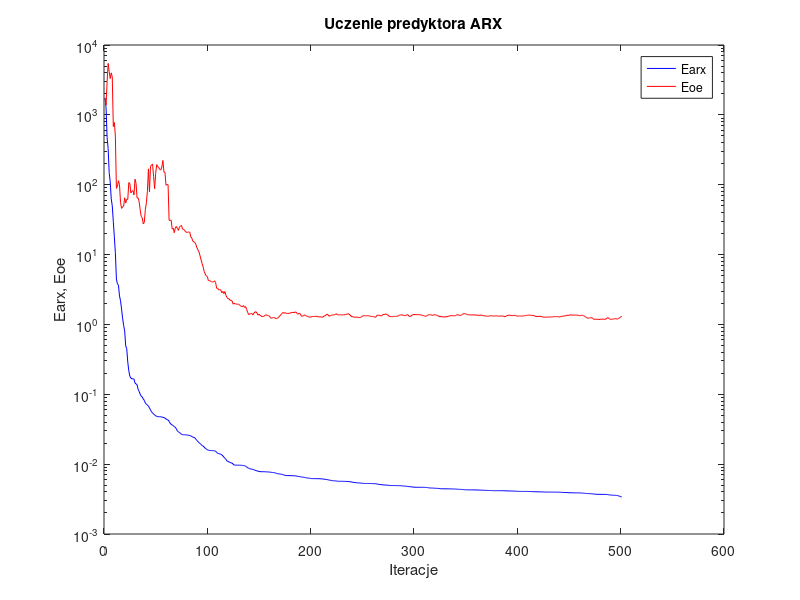
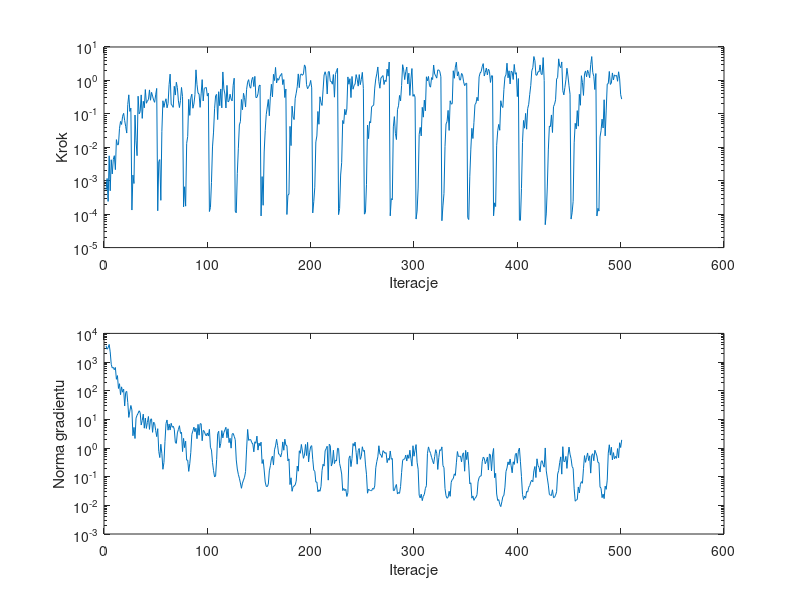

Reproduce these figures in MATLAB, in order.
%uczenie predyktora arx
clear all;
n=0; farx(n+1)=1.755357e+003; foe(n+1)=1.728523e+003; wspucz(n+1)=0.000000e+000; ng(n+1)=0.000000e+000;
%odnowa zmiennej metryki
n=1; farx(n+1)=1.256493e+003; foe(n+1)=1.381480e+003; krok(n+1)=5.276810e-004; ng(n+1)=3.668278e+003;
n=2; farx(n+1)=4.735874e+002; foe(n+1)=2.986920e+003; krok(n+1)=1.168511e-003; ng(n+1)=2.807104e+003;
n=3; farx(n+1)=3.296364e+002; foe(n+1)=5.444050e+003; krok(n+1)=2.407114e-004; ng(n+1)=3.148160e+003;
n=4; farx(n+1)=1.490076e+002; foe(n+1)=4.186896e+003; krok(n+1)=5.557598e-003; ng(n+1)=4.109048e+003;
n=5; farx(n+1)=1.106184e+002; foe(n+1)=3.307504e+003; krok(n+1)=5.005982e-004; ng(n+1)=2.260140e+003;
n=6; farx(n+1)=6.283891e+001; foe(n+1)=3.993811e+003; krok(n+1)=4.236653e-003; ng(n+1)=8.320992e+002;
n=7; farx(n+1)=4.971504e+001; foe(n+1)=3.493550e+003; krok(n+1)=1.597856e-003; ng(n+1)=6.183514e+002;
n=8; farx(n+1)=2.975062e+001; foe(n+1)=6.809765e+002; krok(n+1)=4.375565e-003; ng(n+1)=6.521191e+002;
n=9; farx(n+1)=1.793636e+001; foe(n+1)=7.805469e+002; krok(n+1)=5.608324e-003; ng(n+1)=5.416320e+002;
n=10; farx(n+1)=1.061763e+001; foe(n+1)=4.959349e+002; krok(n+1)=2.145173e-003; ng(n+1)=6.475347e+002;
n=11; farx(n+1)=4.460592e+000; foe(n+1)=8.871265e+001; krok(n+1)=1.694236e-002; ng(n+1)=2.501606e+002;
n=12; farx(n+1)=3.809429e+000; foe(n+1)=9.538480e+001; krok(n+1)=1.184956e-002; ng(n+1)=3.365334e+002;
n=13; farx(n+1)=3.647398e+000; foe(n+1)=1.139804e+002; krok(n+1)=1.199493e-002; ng(n+1)=1.198057e+002;
n=14; farx(n+1)=2.554419e+000; foe(n+1)=9.964009e+001; krok(n+1)=3.687011e-002; ng(n+1)=1.751679e+002;
n=15; farx(n+1)=2.182497e+000; foe(n+1)=5.562778e+001; krok(n+1)=5.945329e-002; ng(n+1)=7.250143e+001;
n=16; farx(n+1)=1.660291e+000; foe(n+1)=4.582449e+001; krok(n+1)=4.815335e-002; ng(n+1)=1.363989e+002;
n=17; farx(n+1)=1.229423e+000; foe(n+1)=4.820795e+001; krok(n+1)=8.472165e-002; ng(n+1)=8.869527e+001;
n=18; farx(n+1)=9.677806e-001; foe(n+1)=4.924937e+001; krok(n+1)=1.036127e-001; ng(n+1)=1.136735e+002;
n=19; farx(n+1)=8.080286e-001; foe(n+1)=6.499882e+001; krok(n+1)=6.299996e-002; ng(n+1)=2.926587e+001;
n=20; farx(n+1)=4.935194e-001; foe(n+1)=5.465491e+001; krok(n+1)=4.171622e-002; ng(n+1)=8.765790e+001;
n=21; farx(n+1)=4.488716e-001; foe(n+1)=6.202207e+001; krok(n+1)=2.667494e-002; ng(n+1)=9.481802e+001;
n=22; farx(n+1)=2.888923e-001; foe(n+1)=6.140059e+001; krok(n+1)=1.909506e-001; ng(n+1)=3.891829e+001;
n=23; farx(n+1)=2.171622e-001; foe(n+1)=1.074781e+002; krok(n+1)=3.706964e-001; ng(n+1)=1.170284e+001;
n=24; farx(n+1)=1.814361e-001; foe(n+1)=1.032010e+002; krok(n+1)=1.181740e-001; ng(n+1)=1.939415e+001;
n=25; farx(n+1)=1.703618e-001; foe(n+1)=7.629054e+001; krok(n+1)=1.482616e-001; ng(n+1)=3.053869e+001;
%odnowa zmiennej metryki
n=26; farx(n+1)=1.668841e-001; foe(n+1)=8.058033e+001; krok(n+1)=1.327259e-004; ng(n+1)=2.140778e+001;
n=27; farx(n+1)=1.664790e-001; foe(n+1)=8.259684e+001; krok(n+1)=1.476722e-003; ng(n+1)=2.682442e+000;
n=28; farx(n+1)=1.651486e-001; foe(n+1)=7.142925e+001; krok(n+1)=8.259539e-004; ng(n+1)=5.244727e+000;
n=29; farx(n+1)=1.447788e-001; foe(n+1)=1.200391e+002; krok(n+1)=9.228634e-002; ng(n+1)=2.151211e+000;
n=30; farx(n+1)=1.410296e-001; foe(n+1)=1.043420e+002; krok(n+1)=1.563153e-002; ng(n+1)=1.106161e+001;
n=31; farx(n+1)=1.364947e-001; foe(n+1)=6.473331e+001; krok(n+1)=5.608324e-003; ng(n+1)=1.394206e+001;
n=32; farx(n+1)=1.179236e-001; foe(n+1)=6.498200e+001; krok(n+1)=3.372291e-001; ng(n+1)=1.624691e+001;
n=33; farx(n+1)=1.096104e-001; foe(n+1)=5.722281e+001; krok(n+1)=1.001107e-001; ng(n+1)=1.998444e+001;
n=34; farx(n+1)=1.007190e-001; foe(n+1)=4.409929e+001; krok(n+1)=1.158784e-001; ng(n+1)=1.722100e+001;
n=35; farx(n+1)=9.394096e-002; foe(n+1)=3.514498e+001; krok(n+1)=3.691454e-001; ng(n+1)=6.355560e+000;
n=36; farx(n+1)=9.184881e-002; foe(n+1)=3.352505e+001; krok(n+1)=7.320182e-002; ng(n+1)=9.140874e+000;
n=37; farx(n+1)=8.564586e-002; foe(n+1)=2.749176e+001; krok(n+1)=2.381694e-001; ng(n+1)=1.521503e+001;
n=38; farx(n+1)=8.190347e-002; foe(n+1)=2.888936e+001; krok(n+1)=1.513424e-001; ng(n+1)=4.922394e+000;
n=39; farx(n+1)=7.509229e-002; foe(n+1)=4.401277e+001; krok(n+1)=5.327583e-001; ng(n+1)=1.114703e+001;
n=40; farx(n+1)=7.232941e-002; foe(n+1)=5.523093e+001; krok(n+1)=2.075249e-001; ng(n+1)=4.820314e+000;
n=41; farx(n+1)=6.996919e-002; foe(n+1)=8.045481e+001; krok(n+1)=2.454949e-001; ng(n+1)=7.822977e+000;
n=42; farx(n+1)=6.790106e-002; foe(n+1)=1.686368e+002; krok(n+1)=2.663792e-001; ng(n+1)=1.261653e+001;
n=43; farx(n+1)=6.374924e-002; foe(n+1)=7.855590e+001; krok(n+1)=5.203615e-001; ng(n+1)=4.472867e+000;
n=44; farx(n+1)=5.975452e-002; foe(n+1)=1.831721e+002; krok(n+1)=2.553603e-001; ng(n+1)=9.896792e+000;
n=45; farx(n+1)=5.622176e-002; foe(n+1)=1.905813e+002; krok(n+1)=4.400140e-001; ng(n+1)=1.043729e+001;
n=46; farx(n+1)=5.410743e-002; foe(n+1)=1.979125e+002; krok(n+1)=3.404866e-001; ng(n+1)=3.529560e+000;
n=47; farx(n+1)=5.212180e-002; foe(n+1)=1.313126e+002; krok(n+1)=2.601807e-001; ng(n+1)=7.966432e+000;
n=48; farx(n+1)=5.047517e-002; foe(n+1)=8.770532e+001; krok(n+1)=2.211882e-001; ng(n+1)=7.204521e+000;
n=49; farx(n+1)=4.950641e-002; foe(n+1)=1.460150e+002; krok(n+1)=3.691454e-001; ng(n+1)=4.144003e+000;
n=50; farx(n+1)=4.803076e-002; foe(n+1)=1.940775e+002; krok(n+1)=5.763255e-001; ng(n+1)=2.501982e+000;
%odnowa zmiennej metryki
n=51; farx(n+1)=4.786561e-002; foe(n+1)=1.818042e+002; krok(n+1)=1.263309e-004; ng(n+1)=4.736512e+000;
n=52; farx(n+1)=4.774916e-002; foe(n+1)=1.757714e+002; krok(n+1)=3.739948e-003; ng(n+1)=7.628784e-001;
n=53; farx(n+1)=4.769152e-002; foe(n+1)=1.646093e+002; krok(n+1)=4.289834e-003; ng(n+1)=4.644524e-001;
n=54; farx(n+1)=4.766853e-002; foe(n+1)=1.632532e+002; krok(n+1)=2.594055e-004; ng(n+1)=1.354696e+000;
n=55; farx(n+1)=4.713339e-002; foe(n+1)=1.788575e+002; krok(n+1)=2.992730e-002; ng(n+1)=6.388683e-001;
n=56; farx(n+1)=4.685390e-002; foe(n+1)=2.226657e+002; krok(n+1)=2.464282e-001; ng(n+1)=1.812568e-001;
n=57; farx(n+1)=4.631416e-002; foe(n+1)=1.511300e+002; krok(n+1)=1.559895e-001; ng(n+1)=3.115830e-001;
n=58; farx(n+1)=4.560828e-002; foe(n+1)=1.502302e+002; krok(n+1)=2.249366e-001; ng(n+1)=1.690597e+000;
n=59; farx(n+1)=4.441309e-002; foe(n+1)=9.811528e+001; krok(n+1)=2.828655e-001; ng(n+1)=7.195456e+000;
n=60; farx(n+1)=4.345727e-002; foe(n+1)=1.003713e+002; krok(n+1)=1.515816e-001; ng(n+1)=9.518336e+000;
n=61; farx(n+1)=4.289185e-002; foe(n+1)=1.004540e+002; krok(n+1)=2.032965e-001; ng(n+1)=4.190496e+000;
n=62; farx(n+1)=4.099131e-002; foe(n+1)=3.094458e+001; krok(n+1)=7.460858e-001; ng(n+1)=6.892794e+000;
n=63; farx(n+1)=3.850712e-002; foe(n+1)=3.081994e+001; krok(n+1)=1.541916e+000; ng(n+1)=4.244254e+000;
n=64; farx(n+1)=3.718065e-002; foe(n+1)=3.104951e+001; krok(n+1)=1.931257e-001; ng(n+1)=7.307549e+000;
n=65; farx(n+1)=3.640796e-002; foe(n+1)=2.320746e+001; krok(n+1)=1.778431e-001; ng(n+1)=5.296977e+000;
n=66; farx(n+1)=3.572298e-002; foe(n+1)=2.390595e+001; krok(n+1)=1.565625e-001; ng(n+1)=5.791145e+000;
n=67; farx(n+1)=3.447084e-002; foe(n+1)=2.056278e+001; krok(n+1)=6.674447e-001; ng(n+1)=4.534470e+000;
n=68; farx(n+1)=3.373147e-002; foe(n+1)=2.387179e+001; krok(n+1)=3.647485e-001; ng(n+1)=1.605876e+000;
n=69; farx(n+1)=3.199459e-002; foe(n+1)=2.528896e+001; krok(n+1)=8.823184e-001; ng(n+1)=1.452600e+000;
n=70; farx(n+1)=2.983177e-002; foe(n+1)=2.368762e+001; krok(n+1)=6.113321e-001; ng(n+1)=3.382147e+000;
n=71; farx(n+1)=2.902901e-002; foe(n+1)=2.220247e+001; krok(n+1)=2.436225e-001; ng(n+1)=4.441495e+000;
n=72; farx(n+1)=2.833849e-002; foe(n+1)=2.468723e+001; krok(n+1)=1.541897e-001; ng(n+1)=6.000855e+000;
n=73; farx(n+1)=2.767594e-002; foe(n+1)=2.554383e+001; krok(n+1)=2.507999e-001; ng(n+1)=3.235152e+000;
n=74; farx(n+1)=2.670031e-002; foe(n+1)=2.618680e+001; krok(n+1)=6.163806e-001; ng(n+1)=3.558858e+000;
n=75; farx(n+1)=2.638731e-002; foe(n+1)=2.315722e+001; krok(n+1)=3.278985e-001; ng(n+1)=7.507507e-001;
%odnowa zmiennej metryki
n=76; farx(n+1)=2.634704e-002; foe(n+1)=2.304746e+001; krok(n+1)=1.654388e-004; ng(n+1)=2.171911e+000;
n=77; farx(n+1)=2.630654e-002; foe(n+1)=2.210690e+001; krok(n+1)=6.603743e-004; ng(n+1)=1.032810e+000;
n=78; farx(n+1)=2.627760e-002; foe(n+1)=2.123865e+001; krok(n+1)=1.733806e-004; ng(n+1)=1.733758e+000;
n=79; farx(n+1)=2.618487e-002; foe(n+1)=2.073017e+001; krok(n+1)=1.311143e-002; ng(n+1)=3.762918e-001;
n=80; farx(n+1)=2.606453e-002; foe(n+1)=2.102226e+001; krok(n+1)=2.107682e-002; ng(n+1)=3.781432e-001;
n=81; farx(n+1)=2.583118e-002; foe(n+1)=2.098593e+001; krok(n+1)=2.725909e-001; ng(n+1)=1.531055e-001;
n=82; farx(n+1)=2.565035e-002; foe(n+1)=2.086657e+001; krok(n+1)=9.004374e-002; ng(n+1)=2.844731e-001;
n=83; farx(n+1)=2.531942e-002; foe(n+1)=1.794547e+001; krok(n+1)=3.003510e-001; ng(n+1)=7.088893e-001;
n=84; farx(n+1)=2.483902e-002; foe(n+1)=1.717690e+001; krok(n+1)=3.885953e-001; ng(n+1)=2.995428e+000;
n=85; farx(n+1)=2.433723e-002; foe(n+1)=1.555397e+001; krok(n+1)=1.471339e-001; ng(n+1)=3.960557e+000;
n=86; farx(n+1)=2.412490e-002; foe(n+1)=1.521365e+001; krok(n+1)=1.961845e-001; ng(n+1)=5.343665e+000;
n=87; farx(n+1)=2.377946e-002; foe(n+1)=1.485746e+001; krok(n+1)=3.730916e-001; ng(n+1)=3.703577e+000;
n=88; farx(n+1)=2.261101e-002; foe(n+1)=1.384202e+001; krok(n+1)=2.069805e+000; ng(n+1)=4.906337e+000;
n=89; farx(n+1)=2.180597e-002; foe(n+1)=1.245156e+001; krok(n+1)=7.461831e-001; ng(n+1)=2.115677e+000;
n=90; farx(n+1)=2.102377e-002; foe(n+1)=1.162049e+001; krok(n+1)=4.187571e-001; ng(n+1)=6.688964e+000;
n=91; farx(n+1)=2.028922e-002; foe(n+1)=1.084816e+001; krok(n+1)=3.923690e-001; ng(n+1)=2.798439e+000;
n=92; farx(n+1)=1.974620e-002; foe(n+1)=9.542586e+000; krok(n+1)=1.564519e-001; ng(n+1)=7.055734e+000;
n=93; farx(n+1)=1.911951e-002; foe(n+1)=8.314400e+000; krok(n+1)=3.963116e-001; ng(n+1)=7.015052e+000;
n=94; farx(n+1)=1.844010e-002; foe(n+1)=7.381757e+000; krok(n+1)=1.056270e+000; ng(n+1)=1.796546e+000;
n=95; farx(n+1)=1.814573e-002; foe(n+1)=6.616298e+000; krok(n+1)=2.436225e-001; ng(n+1)=4.120644e+000;
n=96; farx(n+1)=1.748248e-002; foe(n+1)=5.703976e+000; krok(n+1)=5.758050e-001; ng(n+1)=3.855219e+000;
n=97; farx(n+1)=1.686023e-002; foe(n+1)=5.248110e+000; krok(n+1)=6.002260e-001; ng(n+1)=3.043747e+000;
n=98; farx(n+1)=1.647414e-002; foe(n+1)=4.955585e+000; krok(n+1)=6.160336e-001; ng(n+1)=2.662593e+000;
n=99; farx(n+1)=1.610282e-002; foe(n+1)=4.844412e+000; krok(n+1)=3.404866e-001; ng(n+1)=3.345948e+000;
n=100; farx(n+1)=1.584004e-002; foe(n+1)=4.247944e+000; krok(n+1)=4.158012e-001; ng(n+1)=2.613402e+000;
%odnowa zmiennej metryki
n=101; farx(n+1)=1.569720e-002; foe(n+1)=4.246477e+000; krok(n+1)=1.198093e-004; ng(n+1)=4.481429e+000;
n=102; farx(n+1)=1.568776e-002; foe(n+1)=4.169439e+000; krok(n+1)=1.574580e-004; ng(n+1)=1.057672e+000;
n=103; farx(n+1)=1.565568e-002; foe(n+1)=4.087848e+000; krok(n+1)=8.931252e-004; ng(n+1)=8.584265e-001;
n=104; farx(n+1)=1.561815e-002; foe(n+1)=4.043690e+000; krok(n+1)=1.023953e-002; ng(n+1)=3.149309e-001;
n=105; farx(n+1)=1.557875e-002; foe(n+1)=4.072220e+000; krok(n+1)=2.847603e-002; ng(n+1)=1.624958e-001;
n=106; farx(n+1)=1.552449e-002; foe(n+1)=4.216797e+000; krok(n+1)=1.420059e-001; ng(n+1)=9.801876e-002;
n=107; farx(n+1)=1.537062e-002; foe(n+1)=3.998797e+000; krok(n+1)=3.485301e-001; ng(n+1)=1.050207e-001;
n=108; farx(n+1)=1.468181e-002; foe(n+1)=3.291351e+000; krok(n+1)=3.815505e-001; ng(n+1)=3.908602e-001;
n=109; farx(n+1)=1.432782e-002; foe(n+1)=3.284626e+000; krok(n+1)=6.741320e-002; ng(n+1)=3.164915e+000;
n=110; farx(n+1)=1.413738e-002; foe(n+1)=3.117696e+000; krok(n+1)=4.602673e-001; ng(n+1)=3.849027e+000;
n=111; farx(n+1)=1.404139e-002; foe(n+1)=3.143511e+000; krok(n+1)=1.755320e-001; ng(n+1)=1.021478e+000;
n=112; farx(n+1)=1.382257e-002; foe(n+1)=3.126832e+000; krok(n+1)=5.551463e-001; ng(n+1)=1.449751e+000;
n=113; farx(n+1)=1.361589e-002; foe(n+1)=2.833795e+000; krok(n+1)=1.509846e-001; ng(n+1)=4.066092e+000;
n=114; farx(n+1)=1.311146e-002; foe(n+1)=2.968758e+000; krok(n+1)=1.791582e+000; ng(n+1)=2.260640e+000;
n=115; farx(n+1)=1.261459e-002; foe(n+1)=2.758072e+000; krok(n+1)=5.563246e-001; ng(n+1)=3.487946e+000;
n=116; farx(n+1)=1.212338e-002; foe(n+1)=2.960359e+000; krok(n+1)=3.923690e-001; ng(n+1)=4.275635e+000;
n=117; farx(n+1)=1.173947e-002; foe(n+1)=2.603175e+000; krok(n+1)=1.500061e-001; ng(n+1)=5.291934e+000;
n=118; farx(n+1)=1.109916e-002; foe(n+1)=2.434833e+000; krok(n+1)=7.113726e-001; ng(n+1)=2.272284e+000;
n=119; farx(n+1)=1.094829e-002; foe(n+1)=2.333769e+000; krok(n+1)=2.292046e-001; ng(n+1)=4.695102e+000;
n=120; farx(n+1)=1.076646e-002; foe(n+1)=2.335387e+000; krok(n+1)=2.442288e-001; ng(n+1)=1.542746e+000;
n=121; farx(n+1)=1.057038e-002; foe(n+1)=2.218634e+000; krok(n+1)=3.870680e-001; ng(n+1)=2.196486e+000;
n=122; farx(n+1)=1.043797e-002; foe(n+1)=2.201860e+000; krok(n+1)=2.760258e-001; ng(n+1)=9.903122e-001;
n=123; farx(n+1)=1.033292e-002; foe(n+1)=2.168212e+000; krok(n+1)=2.442288e-001; ng(n+1)=3.053379e+000;
n=124; farx(n+1)=9.977628e-003; foe(n+1)=1.949935e+000; krok(n+1)=7.178655e-001; ng(n+1)=3.236419e+000;
n=125; farx(n+1)=9.706464e-003; foe(n+1)=2.018953e+000; krok(n+1)=1.164915e+000; ng(n+1)=2.558379e+000;
%odnowa zmiennej metryki
n=126; farx(n+1)=9.679297e-003; foe(n+1)=1.964437e+000; krok(n+1)=1.228120e-004; ng(n+1)=1.973537e+000;
n=127; farx(n+1)=9.678309e-003; foe(n+1)=1.958730e+000; krok(n+1)=1.098766e-004; ng(n+1)=3.834974e-001;
n=128; farx(n+1)=9.675379e-003; foe(n+1)=1.949682e+000; krok(n+1)=1.667309e-003; ng(n+1)=1.853259e-001;
n=129; farx(n+1)=9.669337e-003; foe(n+1)=1.945135e+000; krok(n+1)=9.016309e-003; ng(n+1)=1.206168e-001;
n=130; farx(n+1)=9.654280e-003; foe(n+1)=1.923084e+000; krok(n+1)=4.681906e-002; ng(n+1)=8.802030e-002;
n=131; farx(n+1)=9.643349e-003; foe(n+1)=1.850249e+000; krok(n+1)=5.851700e-002; ng(n+1)=6.030460e-002;
n=132; farx(n+1)=9.627511e-003; foe(n+1)=1.813726e+000; krok(n+1)=2.688700e-001; ng(n+1)=3.936075e-002;
n=133; farx(n+1)=9.605607e-003; foe(n+1)=1.781479e+000; krok(n+1)=1.328156e-001; ng(n+1)=5.975976e-002;
n=134; farx(n+1)=9.546540e-003; foe(n+1)=1.864975e+000; krok(n+1)=4.128102e-001; ng(n+1)=7.623070e-002;
n=135; farx(n+1)=9.475216e-003; foe(n+1)=1.753595e+000; krok(n+1)=3.047347e-001; ng(n+1)=9.531084e-002;
n=136; farx(n+1)=9.382627e-003; foe(n+1)=1.800793e+000; krok(n+1)=1.600146e-001; ng(n+1)=1.508063e-001;
n=137; farx(n+1)=9.144108e-003; foe(n+1)=1.649332e+000; krok(n+1)=5.422916e-001; ng(n+1)=9.178610e-001;
n=138; farx(n+1)=8.876010e-003; foe(n+1)=1.489047e+000; krok(n+1)=8.892951e-001; ng(n+1)=4.459374e+000;
n=139; farx(n+1)=8.731522e-003; foe(n+1)=1.378221e+000; krok(n+1)=1.054352e+000; ng(n+1)=1.844103e+000;
n=140; farx(n+1)=8.605880e-003; foe(n+1)=1.418204e+000; krok(n+1)=6.522451e-001; ng(n+1)=1.990261e+000;
n=141; farx(n+1)=8.547385e-003; foe(n+1)=1.423432e+000; krok(n+1)=5.856145e-001; ng(n+1)=1.956218e+000;
n=142; farx(n+1)=8.468924e-003; foe(n+1)=1.433105e+000; krok(n+1)=1.056325e+000; ng(n+1)=1.538634e+000;
n=143; farx(n+1)=8.397555e-003; foe(n+1)=1.370026e+000; krok(n+1)=1.239505e+000; ng(n+1)=1.396761e+000;
n=144; farx(n+1)=8.337668e-003; foe(n+1)=1.447231e+000; krok(n+1)=6.553300e-001; ng(n+1)=7.364459e-001;
n=145; farx(n+1)=8.169061e-003; foe(n+1)=1.501810e+000; krok(n+1)=1.324162e+000; ng(n+1)=1.658970e+000;
n=146; farx(n+1)=8.100290e-003; foe(n+1)=1.523075e+000; krok(n+1)=3.068907e-001; ng(n+1)=1.460313e+000;
n=147; farx(n+1)=7.995727e-003; foe(n+1)=1.456512e+000; krok(n+1)=3.096904e-001; ng(n+1)=2.602421e+000;
n=148; farx(n+1)=7.941052e-003; foe(n+1)=1.357984e+000; krok(n+1)=3.963116e-001; ng(n+1)=8.470540e-001;
n=149; farx(n+1)=7.875403e-003; foe(n+1)=1.402057e+000; krok(n+1)=6.807263e-001; ng(n+1)=1.493399e+000;
n=150; farx(n+1)=7.812631e-003; foe(n+1)=1.348796e+000; krok(n+1)=7.294970e-001; ng(n+1)=1.181565e+000;
%odnowa zmiennej metryki
n=151; farx(n+1)=7.800757e-003; foe(n+1)=1.323490e+000; krok(n+1)=8.836179e-005; ng(n+1)=1.605720e+000;
n=152; farx(n+1)=7.794979e-003; foe(n+1)=1.297992e+000; krok(n+1)=1.330026e-003; ng(n+1)=2.883563e-001;
n=153; farx(n+1)=7.793588e-003; foe(n+1)=1.303047e+000; krok(n+1)=1.842068e-004; ng(n+1)=3.966273e-001;
n=154; farx(n+1)=7.784174e-003; foe(n+1)=1.312269e+000; krok(n+1)=7.242402e-003; ng(n+1)=1.703019e-001;
n=155; farx(n+1)=7.774243e-003; foe(n+1)=1.355588e+000; krok(n+1)=3.172883e-002; ng(n+1)=6.515921e-002;
n=156; farx(n+1)=7.765582e-003; foe(n+1)=1.369418e+000; krok(n+1)=9.513510e-002; ng(n+1)=4.614437e-002;
n=157; farx(n+1)=7.747445e-003; foe(n+1)=1.353412e+000; krok(n+1)=1.600146e-001; ng(n+1)=4.489266e-002;
n=158; farx(n+1)=7.723154e-003; foe(n+1)=1.325014e+000; krok(n+1)=2.696528e-001; ng(n+1)=5.485769e-002;
n=159; farx(n+1)=7.708870e-003; foe(n+1)=1.324446e+000; krok(n+1)=8.764941e-002; ng(n+1)=1.600539e-001;
n=160; farx(n+1)=7.679330e-003; foe(n+1)=1.256323e+000; krok(n+1)=3.333343e-001; ng(n+1)=2.416677e-001;
n=161; farx(n+1)=7.622077e-003; foe(n+1)=1.223079e+000; krok(n+1)=7.676757e-001; ng(n+1)=4.219648e-001;
n=162; farx(n+1)=7.598940e-003; foe(n+1)=1.243406e+000; krok(n+1)=3.214238e-001; ng(n+1)=5.209932e-001;
n=163; farx(n+1)=7.578795e-003; foe(n+1)=1.253942e+000; krok(n+1)=1.522431e+000; ng(n+1)=2.549102e-001;
n=164; farx(n+1)=7.550439e-003; foe(n+1)=1.255175e+000; krok(n+1)=9.927086e-001; ng(n+1)=8.676256e-001;
n=165; farx(n+1)=7.452568e-003; foe(n+1)=1.211932e+000; krok(n+1)=2.446161e+000; ng(n+1)=1.178727e+000;
n=166; farx(n+1)=7.367633e-003; foe(n+1)=1.212818e+000; krok(n+1)=8.377756e-001; ng(n+1)=2.020230e+000;
n=167; farx(n+1)=7.304775e-003; foe(n+1)=1.230470e+000; krok(n+1)=1.146483e+000; ng(n+1)=1.226419e+000;
n=168; farx(n+1)=7.268457e-003; foe(n+1)=1.265214e+000; krok(n+1)=1.015323e+000; ng(n+1)=6.160413e-001;
n=169; farx(n+1)=7.230667e-003; foe(n+1)=1.314302e+000; krok(n+1)=1.307567e+000; ng(n+1)=5.978647e-001;
n=170; farx(n+1)=7.198125e-003; foe(n+1)=1.371492e+000; krok(n+1)=1.447720e+000; ng(n+1)=4.857566e-001;
n=171; farx(n+1)=7.156307e-003; foe(n+1)=1.420338e+000; krok(n+1)=1.616601e+000; ng(n+1)=6.837130e-001;
n=172; farx(n+1)=7.086686e-003; foe(n+1)=1.482692e+000; krok(n+1)=7.491049e-001; ng(n+1)=1.635325e+000;
n=173; farx(n+1)=6.990311e-003; foe(n+1)=1.447252e+000; krok(n+1)=1.062525e+000; ng(n+1)=8.356330e-001;
n=174; farx(n+1)=6.925001e-003; foe(n+1)=1.476236e+000; krok(n+1)=3.081903e-001; ng(n+1)=2.033875e+000;
n=175; farx(n+1)=6.868228e-003; foe(n+1)=1.443024e+000; krok(n+1)=5.535078e-001; ng(n+1)=1.259049e+000;
%odnowa zmiennej metryki
n=176; farx(n+1)=6.860018e-003; foe(n+1)=1.440320e+000; krok(n+1)=9.776439e-005; ng(n+1)=1.205599e+000;
n=177; farx(n+1)=6.856925e-003; foe(n+1)=1.441541e+000; krok(n+1)=3.716872e-004; ng(n+1)=3.538760e-001;
n=178; farx(n+1)=6.852599e-003; foe(n+1)=1.437260e+000; krok(n+1)=3.968650e-004; ng(n+1)=4.190685e-001;
n=179; farx(n+1)=6.845332e-003; foe(n+1)=1.457755e+000; krok(n+1)=4.226038e-002; ng(n+1)=5.299904e-002;
n=180; farx(n+1)=6.841215e-003; foe(n+1)=1.468520e+000; krok(n+1)=1.121665e-002; ng(n+1)=9.162629e-002;
n=181; farx(n+1)=6.832716e-003; foe(n+1)=1.480683e+000; krok(n+1)=1.702433e-001; ng(n+1)=3.092914e-002;
n=182; farx(n+1)=6.825325e-003; foe(n+1)=1.492679e+000; krok(n+1)=8.044705e-002; ng(n+1)=4.489182e-002;
n=183; farx(n+1)=6.819072e-003; foe(n+1)=1.469993e+000; krok(n+1)=6.739301e-002; ng(n+1)=4.718946e-002;
n=184; farx(n+1)=6.794626e-003; foe(n+1)=1.511376e+000; krok(n+1)=2.857025e-001; ng(n+1)=5.160090e-002;
n=185; farx(n+1)=6.773643e-003; foe(n+1)=1.497193e+000; krok(n+1)=4.147513e-001; ng(n+1)=7.000631e-002;
n=186; farx(n+1)=6.715736e-003; foe(n+1)=1.419916e+000; krok(n+1)=6.477968e-001; ng(n+1)=2.340264e-001;
n=187; farx(n+1)=6.674301e-003; foe(n+1)=1.404624e+000; krok(n+1)=1.566431e+000; ng(n+1)=1.556198e-001;
n=188; farx(n+1)=6.645742e-003; foe(n+1)=1.456591e+000; krok(n+1)=6.083508e-001; ng(n+1)=8.032948e-001;
n=189; farx(n+1)=6.607372e-003; foe(n+1)=1.408902e+000; krok(n+1)=1.443163e+000; ng(n+1)=6.544560e-001;
n=190; farx(n+1)=6.551763e-003; foe(n+1)=1.313151e+000; krok(n+1)=1.569476e+000; ng(n+1)=1.333766e+000;
n=191; farx(n+1)=6.529762e-003; foe(n+1)=1.309130e+000; krok(n+1)=1.420334e+000; ng(n+1)=7.855364e-001;
n=192; farx(n+1)=6.508603e-003; foe(n+1)=1.335075e+000; krok(n+1)=1.569476e+000; ng(n+1)=4.373935e-001;
n=193; farx(n+1)=6.461875e-003; foe(n+1)=1.371997e+000; krok(n+1)=2.908669e+000; ng(n+1)=5.700041e-001;
n=194; farx(n+1)=6.399019e-003; foe(n+1)=1.337866e+000; krok(n+1)=2.524119e+000; ng(n+1)=1.331863e+000;
n=195; farx(n+1)=6.363214e-003; foe(n+1)=1.325603e+000; krok(n+1)=7.461831e-001; ng(n+1)=5.468502e-001;
n=196; farx(n+1)=6.330836e-003; foe(n+1)=1.296278e+000; krok(n+1)=5.636152e-001; ng(n+1)=1.573495e+000;
n=197; farx(n+1)=6.304545e-003; foe(n+1)=1.289076e+000; krok(n+1)=6.522451e-001; ng(n+1)=3.282484e-001;
n=198; farx(n+1)=6.282606e-003; foe(n+1)=1.268309e+000; krok(n+1)=7.238398e-001; ng(n+1)=7.172633e-001;
n=199; farx(n+1)=6.241129e-003; foe(n+1)=1.269169e+000; krok(n+1)=1.001473e+000; ng(n+1)=1.126884e+000;
n=200; farx(n+1)=6.204388e-003; foe(n+1)=1.298561e+000; krok(n+1)=5.988308e-001; ng(n+1)=1.211691e+000;
%odnowa zmiennej metryki
n=201; farx(n+1)=6.203226e-003; foe(n+1)=1.298934e+000; krok(n+1)=1.089132e-004; ng(n+1)=4.036778e-001;
n=202; farx(n+1)=6.202851e-003; foe(n+1)=1.299608e+000; krok(n+1)=2.361618e-004; ng(n+1)=1.677188e-001;
n=203; farx(n+1)=6.201919e-003; foe(n+1)=1.299881e+000; krok(n+1)=6.399708e-004; ng(n+1)=1.551460e-001;
n=204; farx(n+1)=6.199126e-003; foe(n+1)=1.305992e+000; krok(n+1)=1.448480e-002; ng(n+1)=6.445509e-002;
n=205; farx(n+1)=6.195223e-003; foe(n+1)=1.306807e+000; krok(n+1)=2.183177e-002; ng(n+1)=6.545521e-002;
n=206; farx(n+1)=6.190594e-003; foe(n+1)=1.288279e+000; krok(n+1)=1.178633e-001; ng(n+1)=2.974662e-002;
n=207; farx(n+1)=6.187793e-003; foe(n+1)=1.292260e+000; krok(n+1)=4.879939e-002; ng(n+1)=3.482450e-002;
n=208; farx(n+1)=6.174226e-003; foe(n+1)=1.268238e+000; krok(n+1)=3.238984e-001; ng(n+1)=3.092585e-002;
n=209; farx(n+1)=6.161458e-003; foe(n+1)=1.289924e+000; krok(n+1)=2.176076e-001; ng(n+1)=4.593506e-002;
n=210; farx(n+1)=6.150105e-003; foe(n+1)=1.267663e+000; krok(n+1)=1.778431e-001; ng(n+1)=1.630089e-001;
n=211; farx(n+1)=6.136072e-003; foe(n+1)=1.277526e+000; krok(n+1)=5.189310e-001; ng(n+1)=2.722838e-001;
n=212; farx(n+1)=6.091855e-003; foe(n+1)=1.317042e+000; krok(n+1)=1.454334e+000; ng(n+1)=2.342129e-001;
n=213; farx(n+1)=6.060105e-003; foe(n+1)=1.332996e+000; krok(n+1)=1.814761e+000; ng(n+1)=7.991273e-001;
n=214; farx(n+1)=6.031186e-003; foe(n+1)=1.374057e+000; krok(n+1)=1.386016e+000; ng(n+1)=9.509059e-001;
n=215; farx(n+1)=6.009164e-003; foe(n+1)=1.402183e+000; krok(n+1)=3.923690e-001; ng(n+1)=1.152649e+000;
n=216; farx(n+1)=5.971799e-003; foe(n+1)=1.362283e+000; krok(n+1)=1.800219e+000; ng(n+1)=7.578991e-002;
n=217; farx(n+1)=5.915883e-003; foe(n+1)=1.308496e+000; krok(n+1)=1.841069e+000; ng(n+1)=1.353408e+000;
n=218; farx(n+1)=5.864562e-003; foe(n+1)=1.338270e+000; krok(n+1)=9.372047e-001; ng(n+1)=1.204183e+000;
n=219; farx(n+1)=5.828478e-003; foe(n+1)=1.355696e+000; krok(n+1)=9.282331e-001; ng(n+1)=2.355066e-001;
n=220; farx(n+1)=5.801099e-003; foe(n+1)=1.363749e+000; krok(n+1)=7.709580e-001; ng(n+1)=3.003055e-001;
n=221; farx(n+1)=5.779067e-003; foe(n+1)=1.374505e+000; krok(n+1)=1.498210e+000; ng(n+1)=8.374245e-001;
n=222; farx(n+1)=5.774955e-003; foe(n+1)=1.371074e+000; krok(n+1)=3.155149e-001; ng(n+1)=2.862109e-001;
n=223; farx(n+1)=5.761374e-003; foe(n+1)=1.394934e+000; krok(n+1)=1.509022e+000; ng(n+1)=3.789567e-001;
n=224; farx(n+1)=5.737424e-003; foe(n+1)=1.422556e+000; krok(n+1)=1.953830e+000; ng(n+1)=3.515636e-001;
n=225; farx(n+1)=5.689915e-003; foe(n+1)=1.370152e+000; krok(n+1)=2.301105e+000; ng(n+1)=9.815658e-001;
%odnowa zmiennej metryki
n=226; farx(n+1)=5.685735e-003; foe(n+1)=1.374293e+000; krok(n+1)=9.677161e-005; ng(n+1)=9.626172e-001;
n=227; farx(n+1)=5.685136e-003; foe(n+1)=1.377030e+000; krok(n+1)=1.471428e-004; ng(n+1)=2.895398e-001;
n=228; farx(n+1)=5.682780e-003; foe(n+1)=1.371955e+000; krok(n+1)=1.478815e-003; ng(n+1)=1.995251e-001;
n=229; farx(n+1)=5.679908e-003; foe(n+1)=1.365570e+000; krok(n+1)=3.475168e-003; ng(n+1)=1.238266e-001;
n=230; farx(n+1)=5.676343e-003; foe(n+1)=1.374160e+000; krok(n+1)=6.345427e-002; ng(n+1)=3.266563e-002;
n=231; farx(n+1)=5.672900e-003; foe(n+1)=1.366992e+000; krok(n+1)=5.104106e-002; ng(n+1)=3.878070e-002;
n=232; farx(n+1)=5.667400e-003; foe(n+1)=1.381816e+000; krok(n+1)=1.370460e-001; ng(n+1)=3.267422e-002;
n=233; farx(n+1)=5.660658e-003; foe(n+1)=1.387680e+000; krok(n+1)=9.363811e-002; ng(n+1)=3.624972e-002;
n=234; farx(n+1)=5.658373e-003; foe(n+1)=1.409840e+000; krok(n+1)=1.400181e-001; ng(n+1)=2.041967e-002;
n=235; farx(n+1)=5.643226e-003; foe(n+1)=1.415840e+000; krok(n+1)=1.273593e+000; ng(n+1)=2.734978e-002;
n=236; farx(n+1)=5.630551e-003; foe(n+1)=1.408063e+000; krok(n+1)=7.679697e-001; ng(n+1)=4.318532e-001;
n=237; farx(n+1)=5.597167e-003; foe(n+1)=1.372710e+000; krok(n+1)=1.127230e+000; ng(n+1)=5.313031e-001;
n=238; farx(n+1)=5.574219e-003; foe(n+1)=1.316922e+000; krok(n+1)=3.064368e-001; ng(n+1)=2.244281e-001;
n=239; farx(n+1)=5.540244e-003; foe(n+1)=1.286363e+000; krok(n+1)=1.315187e+000; ng(n+1)=4.279111e-001;
n=240; farx(n+1)=5.496422e-003; foe(n+1)=1.291731e+000; krok(n+1)=5.450576e-001; ng(n+1)=1.436266e+000;
n=241; farx(n+1)=5.472808e-003; foe(n+1)=1.272400e+000; krok(n+1)=7.011953e-001; ng(n+1)=1.165675e+000;
n=242; farx(n+1)=5.448442e-003; foe(n+1)=1.266519e+000; krok(n+1)=7.748658e-001; ng(n+1)=1.613236e+000;
n=243; farx(n+1)=5.421778e-003; foe(n+1)=1.275657e+000; krok(n+1)=1.492366e+000; ng(n+1)=7.059932e-001;
n=244; farx(n+1)=5.406586e-003; foe(n+1)=1.273947e+000; krok(n+1)=1.090115e+000; ng(n+1)=2.730009e-001;
n=245; farx(n+1)=5.395485e-003; foe(n+1)=1.257993e+000; krok(n+1)=6.744582e-001; ng(n+1)=8.299219e-001;
n=246; farx(n+1)=5.376860e-003; foe(n+1)=1.255341e+000; krok(n+1)=1.495995e+000; ng(n+1)=9.651138e-001;
n=247; farx(n+1)=5.366316e-003; foe(n+1)=1.262850e+000; krok(n+1)=7.461831e-001; ng(n+1)=4.018210e-001;
n=248; farx(n+1)=5.349908e-003; foe(n+1)=1.275247e+000; krok(n+1)=1.068393e+000; ng(n+1)=5.095508e-001;
n=249; farx(n+1)=5.321451e-003; foe(n+1)=1.300087e+000; krok(n+1)=1.741449e+000; ng(n+1)=1.107809e+000;
n=250; farx(n+1)=5.298750e-003; foe(n+1)=1.339247e+000; krok(n+1)=5.680238e-001; ng(n+1)=7.689006e-001;
%odnowa zmiennej metryki
n=251; farx(n+1)=5.293505e-003; foe(n+1)=1.330409e+000; krok(n+1)=1.001340e-004; ng(n+1)=8.329845e-001;
n=252; farx(n+1)=5.292978e-003; foe(n+1)=1.330026e+000; krok(n+1)=1.116407e-004; ng(n+1)=2.744733e-001;
n=253; farx(n+1)=5.292104e-003; foe(n+1)=1.330432e+000; krok(n+1)=7.601488e-004; ng(n+1)=1.218301e-001;
n=254; farx(n+1)=5.290509e-003; foe(n+1)=1.334571e+000; krok(n+1)=4.614317e-002; ng(n+1)=2.650861e-002;
n=255; farx(n+1)=5.289310e-003; foe(n+1)=1.333827e+000; krok(n+1)=1.813820e-002; ng(n+1)=3.696564e-002;
n=256; farx(n+1)=5.286155e-003; foe(n+1)=1.314184e+000; krok(n+1)=5.893163e-002; ng(n+1)=3.361519e-002;
n=257; farx(n+1)=5.283323e-003; foe(n+1)=1.309293e+000; krok(n+1)=5.360061e-002; ng(n+1)=3.282083e-002;
n=258; farx(n+1)=5.275953e-003; foe(n+1)=1.293974e+000; krok(n+1)=1.634459e-001; ng(n+1)=3.238040e-002;
n=259; farx(n+1)=5.268211e-003; foe(n+1)=1.307063e+000; krok(n+1)=1.732520e-001; ng(n+1)=3.936348e-002;
n=260; farx(n+1)=5.264962e-003; foe(n+1)=1.286935e+000; krok(n+1)=1.845727e-001; ng(n+1)=3.645069e-002;
n=261; farx(n+1)=5.254139e-003; foe(n+1)=1.271558e+000; krok(n+1)=5.894966e-001; ng(n+1)=4.751805e-002;
n=262; farx(n+1)=5.241899e-003; foe(n+1)=1.266139e+000; krok(n+1)=1.114151e+000; ng(n+1)=2.042460e-001;
n=263; farx(n+1)=5.205405e-003; foe(n+1)=1.349669e+000; krok(n+1)=1.566431e+000; ng(n+1)=3.389265e-001;
n=264; farx(n+1)=5.153139e-003; foe(n+1)=1.359731e+000; krok(n+1)=2.525822e+000; ng(n+1)=4.920736e-001;
n=265; farx(n+1)=5.134115e-003; foe(n+1)=1.346713e+000; krok(n+1)=9.270274e-001; ng(n+1)=1.200640e+000;
n=266; farx(n+1)=5.117491e-003; foe(n+1)=1.349723e+000; krok(n+1)=5.842182e-001; ng(n+1)=6.200958e-001;
n=267; farx(n+1)=5.098029e-003; foe(n+1)=1.322880e+000; krok(n+1)=1.183928e+000; ng(n+1)=5.681771e-001;
n=268; farx(n+1)=5.077591e-003; foe(n+1)=1.341167e+000; krok(n+1)=1.289896e+000; ng(n+1)=4.679674e-001;
n=269; farx(n+1)=5.053269e-003; foe(n+1)=1.387097e+000; krok(n+1)=1.397233e+000; ng(n+1)=8.094917e-001;
n=270; farx(n+1)=5.035886e-003; foe(n+1)=1.386039e+000; krok(n+1)=7.536472e-001; ng(n+1)=7.323846e-001;
n=271; farx(n+1)=5.026837e-003; foe(n+1)=1.399387e+000; krok(n+1)=1.021441e+000; ng(n+1)=6.508895e-001;
n=272; farx(n+1)=5.020430e-003; foe(n+1)=1.404278e+000; krok(n+1)=9.205345e-001; ng(n+1)=6.917548e-001;
n=273; farx(n+1)=5.007834e-003; foe(n+1)=1.384338e+000; krok(n+1)=2.180230e+000; ng(n+1)=3.090848e-001;
n=274; farx(n+1)=4.995386e-003; foe(n+1)=1.357747e+000; krok(n+1)=1.341860e+000; ng(n+1)=4.365679e-001;
n=275; farx(n+1)=4.948789e-003; foe(n+1)=1.304358e+000; krok(n+1)=3.557180e+000; ng(n+1)=3.760579e-001;
%odnowa zmiennej metryki
n=276; farx(n+1)=4.945144e-003; foe(n+1)=1.301689e+000; krok(n+1)=8.904993e-005; ng(n+1)=7.887540e-001;
n=277; farx(n+1)=4.942711e-003; foe(n+1)=1.290621e+000; krok(n+1)=2.915196e-004; ng(n+1)=4.058055e-001;
n=278; farx(n+1)=4.940101e-003; foe(n+1)=1.292063e+000; krok(n+1)=2.676681e-004; ng(n+1)=4.333524e-001;
n=279; farx(n+1)=4.937951e-003; foe(n+1)=1.303888e+000; krok(n+1)=4.076532e-002; ng(n+1)=3.270453e-002;
n=280; farx(n+1)=4.934146e-003; foe(n+1)=1.301798e+000; krok(n+1)=8.268560e-002; ng(n+1)=3.287510e-002;
n=281; farx(n+1)=4.931813e-003; foe(n+1)=1.305589e+000; krok(n+1)=2.592196e-002; ng(n+1)=4.463506e-002;
n=282; farx(n+1)=4.929610e-003; foe(n+1)=1.307847e+000; krok(n+1)=1.703693e-002; ng(n+1)=5.343068e-002;
n=283; farx(n+1)=4.926205e-003; foe(n+1)=1.310783e+000; krok(n+1)=1.331896e-001; ng(n+1)=2.485378e-002;
n=284; farx(n+1)=4.923205e-003; foe(n+1)=1.335157e+000; krok(n+1)=1.738735e-001; ng(n+1)=2.813340e-002;
n=285; farx(n+1)=4.919614e-003; foe(n+1)=1.363560e+000; krok(n+1)=3.556863e-001; ng(n+1)=2.617787e-002;
n=286; farx(n+1)=4.914315e-003; foe(n+1)=1.364756e+000; krok(n+1)=2.442288e-001; ng(n+1)=4.522487e-002;
n=287; farx(n+1)=4.903077e-003; foe(n+1)=1.381583e+000; krok(n+1)=7.101669e-001; ng(n+1)=1.396781e-001;
n=288; farx(n+1)=4.871690e-003; foe(n+1)=1.354469e+000; krok(n+1)=2.953163e+000; ng(n+1)=3.744441e-001;
n=289; farx(n+1)=4.858727e-003; foe(n+1)=1.343915e+000; krok(n+1)=2.067462e+000; ng(n+1)=4.062017e-001;
n=290; farx(n+1)=4.853511e-003; foe(n+1)=1.328926e+000; krok(n+1)=1.056270e+000; ng(n+1)=4.121209e-001;
n=291; farx(n+1)=4.839613e-003; foe(n+1)=1.344083e+000; krok(n+1)=1.817806e+000; ng(n+1)=5.670489e-001;
n=292; farx(n+1)=4.815741e-003; foe(n+1)=1.376837e+000; krok(n+1)=2.511202e+000; ng(n+1)=3.522542e-001;
n=293; farx(n+1)=4.797556e-003; foe(n+1)=1.377498e+000; krok(n+1)=7.847380e-001; ng(n+1)=5.799364e-001;
n=294; farx(n+1)=4.766516e-003; foe(n+1)=1.320167e+000; krok(n+1)=1.650428e+000; ng(n+1)=4.348734e-001;
n=295; farx(n+1)=4.756948e-003; foe(n+1)=1.297086e+000; krok(n+1)=3.556863e-001; ng(n+1)=8.385997e-001;
n=296; farx(n+1)=4.741017e-003; foe(n+1)=1.311627e+000; krok(n+1)=1.107016e+000; ng(n+1)=4.274130e-001;
n=297; farx(n+1)=4.712858e-003; foe(n+1)=1.357784e+000; krok(n+1)=2.267028e+000; ng(n+1)=2.342225e-001;
n=298; farx(n+1)=4.697390e-003; foe(n+1)=1.381789e+000; krok(n+1)=3.340461e-001; ng(n+1)=1.200750e+000;
n=299; farx(n+1)=4.684836e-003; foe(n+1)=1.384688e+000; krok(n+1)=3.819429e-001; ng(n+1)=5.169631e-001;
n=300; farx(n+1)=4.673254e-003; foe(n+1)=1.385036e+000; krok(n+1)=3.161324e-001; ng(n+1)=8.291290e-001;
%odnowa zmiennej metryki
n=301; farx(n+1)=4.666969e-003; foe(n+1)=1.378756e+000; krok(n+1)=7.130722e-005; ng(n+1)=1.317390e+000;
n=302; farx(n+1)=4.666310e-003; foe(n+1)=1.381420e+000; krok(n+1)=1.241749e-004; ng(n+1)=3.188414e-001;
n=303; farx(n+1)=4.665404e-003; foe(n+1)=1.376230e+000; krok(n+1)=6.052069e-004; ng(n+1)=1.825879e-001;
n=304; farx(n+1)=4.664782e-003; foe(n+1)=1.379600e+000; krok(n+1)=2.428721e-002; ng(n+1)=2.262148e-002;
n=305; farx(n+1)=4.664262e-003; foe(n+1)=1.373633e+000; krok(n+1)=3.941187e-002; ng(n+1)=1.814606e-002;
n=306; farx(n+1)=4.663605e-003; foe(n+1)=1.364524e+000; krok(n+1)=2.191235e-002; ng(n+1)=2.450810e-002;
n=307; farx(n+1)=4.662193e-003; foe(n+1)=1.349207e+000; krok(n+1)=1.569501e-001; ng(n+1)=1.460710e-002;
n=308; farx(n+1)=4.659910e-003; foe(n+1)=1.338906e+000; krok(n+1)=7.964480e-002; ng(n+1)=2.097270e-002;
n=309; farx(n+1)=4.653200e-003; foe(n+1)=1.324656e+000; krok(n+1)=2.577175e-001; ng(n+1)=2.390419e-002;
n=310; farx(n+1)=4.650438e-003; foe(n+1)=1.306412e+000; krok(n+1)=1.230771e-001; ng(n+1)=3.898979e-002;
n=311; farx(n+1)=4.635801e-003; foe(n+1)=1.312145e+000; krok(n+1)=1.285695e+000; ng(n+1)=4.825615e-002;
n=312; farx(n+1)=4.619015e-003; foe(n+1)=1.352000e+000; krok(n+1)=9.709553e-001; ng(n+1)=6.346726e-001;
n=313; farx(n+1)=4.584331e-003; foe(n+1)=1.370194e+000; krok(n+1)=1.315598e+000; ng(n+1)=1.094951e+000;
n=314; farx(n+1)=4.569984e-003; foe(n+1)=1.379520e+000; krok(n+1)=6.930078e-001; ng(n+1)=8.085859e-001;
n=315; farx(n+1)=4.556328e-003; foe(n+1)=1.373142e+000; krok(n+1)=6.287558e-001; ng(n+1)=6.514533e-001;
n=316; farx(n+1)=4.548525e-003; foe(n+1)=1.364253e+000; krok(n+1)=1.216287e+000; ng(n+1)=4.744009e-001;
n=317; farx(n+1)=4.543774e-003; foe(n+1)=1.344057e+000; krok(n+1)=1.065517e+000; ng(n+1)=3.599956e-001;
n=318; farx(n+1)=4.536157e-003; foe(n+1)=1.364684e+000; krok(n+1)=2.891506e+000; ng(n+1)=2.821610e-001;
n=319; farx(n+1)=4.523014e-003; foe(n+1)=1.388328e+000; krok(n+1)=1.552709e+000; ng(n+1)=4.985759e-001;
n=320; farx(n+1)=4.512456e-003; foe(n+1)=1.361991e+000; krok(n+1)=1.374295e+000; ng(n+1)=8.752404e-001;
n=321; farx(n+1)=4.506664e-003; foe(n+1)=1.351385e+000; krok(n+1)=1.171229e+000; ng(n+1)=6.603267e-001;
n=322; farx(n+1)=4.499823e-003; foe(n+1)=1.327426e+000; krok(n+1)=2.061740e+000; ng(n+1)=1.788915e-001;
n=323; farx(n+1)=4.490954e-003; foe(n+1)=1.321576e+000; krok(n+1)=2.046326e+000; ng(n+1)=4.659803e-001;
n=324; farx(n+1)=4.465561e-003; foe(n+1)=1.281262e+000; krok(n+1)=1.841069e+000; ng(n+1)=8.752962e-001;
n=325; farx(n+1)=4.440588e-003; foe(n+1)=1.309052e+000; krok(n+1)=1.287153e+000; ng(n+1)=8.196608e-001;
%odnowa zmiennej metryki
n=326; farx(n+1)=4.435755e-003; foe(n+1)=1.289113e+000; krok(n+1)=6.352069e-005; ng(n+1)=1.096237e+000;
n=327; farx(n+1)=4.435105e-003; foe(n+1)=1.282204e+000; krok(n+1)=1.767187e-004; ng(n+1)=2.432504e-001;
n=328; farx(n+1)=4.434099e-003; foe(n+1)=1.279549e+000; krok(n+1)=4.110321e-004; ng(n+1)=2.087284e-001;
n=329; farx(n+1)=4.433476e-003; foe(n+1)=1.280874e+000; krok(n+1)=1.056509e-002; ng(n+1)=3.891116e-002;
n=330; farx(n+1)=4.432382e-003; foe(n+1)=1.283736e+000; krok(n+1)=5.004260e-002; ng(n+1)=2.153323e-002;
n=331; farx(n+1)=4.431462e-003; foe(n+1)=1.291464e+000; krok(n+1)=5.883374e-002; ng(n+1)=1.764826e-002;
n=332; farx(n+1)=4.429437e-003; foe(n+1)=1.313978e+000; krok(n+1)=1.269153e-001; ng(n+1)=1.911249e-002;
n=333; farx(n+1)=4.428049e-003; foe(n+1)=1.314270e+000; krok(n+1)=3.192743e-002; ng(n+1)=3.091606e-002;
n=334; farx(n+1)=4.424005e-003; foe(n+1)=1.321939e+000; krok(n+1)=2.463263e-001; ng(n+1)=2.064640e-002;
n=335; farx(n+1)=4.421941e-003; foe(n+1)=1.339368e+000; krok(n+1)=1.951976e-001; ng(n+1)=6.402124e-002;
n=336; farx(n+1)=4.419913e-003; foe(n+1)=1.338866e+000; krok(n+1)=2.010048e-001; ng(n+1)=7.967805e-002;
n=337; farx(n+1)=4.412889e-003; foe(n+1)=1.325750e+000; krok(n+1)=1.945424e+000; ng(n+1)=8.509927e-002;
n=338; farx(n+1)=4.408147e-003; foe(n+1)=1.333546e+000; krok(n+1)=1.157790e+000; ng(n+1)=1.254998e-001;
n=339; farx(n+1)=4.403831e-003; foe(n+1)=1.332585e+000; krok(n+1)=2.498380e+000; ng(n+1)=1.103516e-001;
n=340; farx(n+1)=4.393594e-003; foe(n+1)=1.353096e+000; krok(n+1)=3.508738e+000; ng(n+1)=3.048238e-001;
n=341; farx(n+1)=4.379481e-003; foe(n+1)=1.381399e+000; krok(n+1)=1.357620e+000; ng(n+1)=7.547132e-001;
n=342; farx(n+1)=4.366286e-003; foe(n+1)=1.375788e+000; krok(n+1)=1.814761e+000; ng(n+1)=5.057485e-001;
n=343; farx(n+1)=4.357764e-003; foe(n+1)=1.346129e+000; krok(n+1)=1.046368e+000; ng(n+1)=5.108869e-001;
n=344; farx(n+1)=4.354374e-003; foe(n+1)=1.340220e+000; krok(n+1)=1.025225e+000; ng(n+1)=5.225244e-001;
n=345; farx(n+1)=4.346225e-003; foe(n+1)=1.366706e+000; krok(n+1)=1.617795e+000; ng(n+1)=3.291358e-001;
n=346; farx(n+1)=4.332628e-003; foe(n+1)=1.395591e+000; krok(n+1)=1.447720e+000; ng(n+1)=6.067075e-001;
n=347; farx(n+1)=4.315785e-003; foe(n+1)=1.425193e+000; krok(n+1)=9.073805e-001; ng(n+1)=6.803664e-001;
n=348; farx(n+1)=4.308078e-003; foe(n+1)=1.431787e+000; krok(n+1)=6.954939e-001; ng(n+1)=1.552224e-001;
n=349; farx(n+1)=4.297878e-003; foe(n+1)=1.414705e+000; krok(n+1)=8.083004e-001; ng(n+1)=8.295150e-001;
n=350; farx(n+1)=4.287030e-003; foe(n+1)=1.397765e+000; krok(n+1)=8.252141e-001; ng(n+1)=3.950300e-001;
%odnowa zmiennej metryki
n=351; farx(n+1)=4.283715e-003; foe(n+1)=1.376995e+000; krok(n+1)=7.813213e-005; ng(n+1)=7.197015e-001;
n=352; farx(n+1)=4.283489e-003; foe(n+1)=1.375855e+000; krok(n+1)=6.905895e-005; ng(n+1)=2.377053e-001;
n=353; farx(n+1)=4.283246e-003; foe(n+1)=1.373108e+000; krok(n+1)=1.364485e-003; ng(n+1)=5.617028e-002;
n=354; farx(n+1)=4.281730e-003; foe(n+1)=1.365604e+000; krok(n+1)=8.816889e-003; ng(n+1)=6.122563e-002;
n=355; farx(n+1)=4.281188e-003; foe(n+1)=1.367511e+000; krok(n+1)=3.696362e-002; ng(n+1)=1.771535e-002;
n=356; farx(n+1)=4.280860e-003; foe(n+1)=1.369015e+000; krok(n+1)=1.831590e-002; ng(n+1)=2.124961e-002;
n=357; farx(n+1)=4.280365e-003; foe(n+1)=1.370090e+000; krok(n+1)=5.570844e-002; ng(n+1)=1.490703e-002;
n=358; farx(n+1)=4.277357e-003; foe(n+1)=1.366080e+000; krok(n+1)=1.903039e-001; ng(n+1)=1.758690e-002;
n=359; farx(n+1)=4.273998e-003; foe(n+1)=1.354755e+000; krok(n+1)=2.093785e-001; ng(n+1)=1.925177e-002;
n=360; farx(n+1)=4.267661e-003; foe(n+1)=1.367032e+000; krok(n+1)=3.140763e-001; ng(n+1)=2.357968e-002;
n=361; farx(n+1)=4.262595e-003; foe(n+1)=1.346068e+000; krok(n+1)=2.451503e-001; ng(n+1)=6.608976e-002;
n=362; farx(n+1)=4.254731e-003; foe(n+1)=1.360708e+000; krok(n+1)=1.280117e+000; ng(n+1)=9.281375e-002;
n=363; farx(n+1)=4.248917e-003; foe(n+1)=1.350143e+000; krok(n+1)=1.668193e+000; ng(n+1)=1.040995e-001;
n=364; farx(n+1)=4.243080e-003; foe(n+1)=1.366343e+000; krok(n+1)=1.829080e+000; ng(n+1)=1.061862e-001;
n=365; farx(n+1)=4.238842e-003; foe(n+1)=1.351362e+000; krok(n+1)=2.579791e+000; ng(n+1)=3.337076e-001;
n=366; farx(n+1)=4.230519e-003; foe(n+1)=1.337922e+000; krok(n+1)=3.182995e+000; ng(n+1)=4.782065e-001;
n=367; farx(n+1)=4.224036e-003; foe(n+1)=1.320580e+000; krok(n+1)=1.355274e+000; ng(n+1)=4.386053e-001;
n=368; farx(n+1)=4.218841e-003; foe(n+1)=1.330619e+000; krok(n+1)=1.741449e+000; ng(n+1)=2.821295e-001;
n=369; farx(n+1)=4.212254e-003; foe(n+1)=1.312313e+000; krok(n+1)=2.348361e+000; ng(n+1)=3.455815e-001;
n=370; farx(n+1)=4.206349e-003; foe(n+1)=1.312546e+000; krok(n+1)=1.462039e+000; ng(n+1)=4.777063e-001;
n=371; farx(n+1)=4.201831e-003; foe(n+1)=1.310317e+000; krok(n+1)=2.174581e+000; ng(n+1)=1.707869e-001;
n=372; farx(n+1)=4.196962e-003; foe(n+1)=1.319196e+000; krok(n+1)=1.882680e+000; ng(n+1)=6.226210e-001;
n=373; farx(n+1)=4.193286e-003; foe(n+1)=1.337737e+000; krok(n+1)=8.704303e-001; ng(n+1)=5.671928e-001;
n=374; farx(n+1)=4.185374e-003; foe(n+1)=1.328638e+000; krok(n+1)=1.382959e+000; ng(n+1)=1.596153e-001;
n=375; farx(n+1)=4.174974e-003; foe(n+1)=1.318014e+000; krok(n+1)=1.368663e+000; ng(n+1)=5.721634e-001;
%odnowa zmiennej metryki
n=376; farx(n+1)=4.170405e-003; foe(n+1)=1.319694e+000; krok(n+1)=8.923578e-005; ng(n+1)=9.646991e-001;
n=377; farx(n+1)=4.170316e-003; foe(n+1)=1.319917e+000; krok(n+1)=2.178264e-004; ng(n+1)=9.206530e-002;
n=378; farx(n+1)=4.170161e-003; foe(n+1)=1.321336e+000; krok(n+1)=1.691914e-004; ng(n+1)=1.307186e-001;
n=379; farx(n+1)=4.169829e-003; foe(n+1)=1.322960e+000; krok(n+1)=1.153579e-002; ng(n+1)=2.483789e-002;
n=380; farx(n+1)=4.169561e-003; foe(n+1)=1.323416e+000; krok(n+1)=3.112854e-002; ng(n+1)=1.476624e-002;
n=381; farx(n+1)=4.169123e-003; foe(n+1)=1.314529e+000; krok(n+1)=4.838350e-002; ng(n+1)=1.586965e-002;
n=382; farx(n+1)=4.169001e-003; foe(n+1)=1.314526e+000; krok(n+1)=3.221469e-002; ng(n+1)=1.069689e-002;
n=383; farx(n+1)=4.168270e-003; foe(n+1)=1.323362e+000; krok(n+1)=2.469201e-001; ng(n+1)=9.037894e-003;
n=384; farx(n+1)=4.166998e-003; foe(n+1)=1.322387e+000; krok(n+1)=1.690558e-001; ng(n+1)=1.328368e-002;
n=385; farx(n+1)=4.166369e-003; foe(n+1)=1.317026e+000; krok(n+1)=1.545508e-001; ng(n+1)=2.017954e-002;
n=386; farx(n+1)=4.163673e-003; foe(n+1)=1.305790e+000; krok(n+1)=5.378226e-001; ng(n+1)=2.245382e-002;
n=387; farx(n+1)=4.156922e-003; foe(n+1)=1.290752e+000; krok(n+1)=1.280117e+000; ng(n+1)=4.318322e-002;
n=388; farx(n+1)=4.149119e-003; foe(n+1)=1.308628e+000; krok(n+1)=1.462039e+000; ng(n+1)=1.511918e-001;
n=389; farx(n+1)=4.141181e-003; foe(n+1)=1.343251e+000; krok(n+1)=3.276334e+000; ng(n+1)=2.014175e-001;
n=390; farx(n+1)=4.136114e-003; foe(n+1)=1.353770e+000; krok(n+1)=1.193773e+000; ng(n+1)=3.291742e-001;
n=391; farx(n+1)=4.132061e-003; foe(n+1)=1.354803e+000; krok(n+1)=1.940616e+000; ng(n+1)=2.600171e-001;
n=392; farx(n+1)=4.130570e-003; foe(n+1)=1.356362e+000; krok(n+1)=7.847380e-001; ng(n+1)=4.136520e-001;
n=393; farx(n+1)=4.126274e-003; foe(n+1)=1.346950e+000; krok(n+1)=1.882680e+000; ng(n+1)=2.401638e-001;
n=394; farx(n+1)=4.123606e-003; foe(n+1)=1.336664e+000; krok(n+1)=1.792232e+000; ng(n+1)=1.366264e-001;
n=395; farx(n+1)=4.120692e-003; foe(n+1)=1.345400e+000; krok(n+1)=1.065469e+000; ng(n+1)=3.308187e-001;
n=396; farx(n+1)=4.116343e-003; foe(n+1)=1.348364e+000; krok(n+1)=3.010110e+000; ng(n+1)=2.664380e-001;
n=397; farx(n+1)=4.109407e-003; foe(n+1)=1.348503e+000; krok(n+1)=1.531110e+000; ng(n+1)=5.860690e-001;
n=398; farx(n+1)=4.095097e-003; foe(n+1)=1.333388e+000; krok(n+1)=1.707324e+000; ng(n+1)=6.603745e-001;
n=399; farx(n+1)=4.088137e-003; foe(n+1)=1.312066e+000; krok(n+1)=3.287969e-001; ng(n+1)=2.950462e-001;
n=400; farx(n+1)=4.076872e-003; foe(n+1)=1.318459e+000; krok(n+1)=1.138091e+000; ng(n+1)=7.806964e-001;
%odnowa zmiennej metryki
n=401; farx(n+1)=4.071295e-003; foe(n+1)=1.320201e+000; krok(n+1)=6.627688e-005; ng(n+1)=1.000815e+000;
n=402; farx(n+1)=4.070812e-003; foe(n+1)=1.320844e+000; krok(n+1)=6.549403e-005; ng(n+1)=3.322620e-001;
n=403; farx(n+1)=4.070517e-003; foe(n+1)=1.318021e+000; krok(n+1)=5.859159e-004; ng(n+1)=1.003236e-001;
n=404; farx(n+1)=4.070134e-003; foe(n+1)=1.317638e+000; krok(n+1)=1.406421e-002; ng(n+1)=2.426753e-002;
n=405; farx(n+1)=4.069322e-003; foe(n+1)=1.325160e+000; krok(n+1)=6.345427e-002; ng(n+1)=1.594694e-002;
n=406; farx(n+1)=4.068531e-003; foe(n+1)=1.334088e+000; krok(n+1)=3.731451e-002; ng(n+1)=2.111462e-002;
n=407; farx(n+1)=4.066653e-003; foe(n+1)=1.338041e+000; krok(n+1)=1.032026e-001; ng(n+1)=1.786642e-002;
n=408; farx(n+1)=4.065427e-003; foe(n+1)=1.348434e+000; krok(n+1)=3.477029e-002; ng(n+1)=3.066727e-002;
n=409; farx(n+1)=4.062209e-003; foe(n+1)=1.352853e+000; krok(n+1)=1.428513e-001; ng(n+1)=2.899882e-002;
n=410; farx(n+1)=4.061051e-003; foe(n+1)=1.361426e+000; krok(n+1)=1.928435e-001; ng(n+1)=4.271576e-002;
n=411; farx(n+1)=4.057588e-003; foe(n+1)=1.358448e+000; krok(n+1)=3.827775e-001; ng(n+1)=4.878520e-002;
n=412; farx(n+1)=4.054454e-003; foe(n+1)=1.355858e+000; krok(n+1)=7.101669e-001; ng(n+1)=6.623684e-002;
n=413; farx(n+1)=4.049182e-003; foe(n+1)=1.353478e+000; krok(n+1)=1.953830e+000; ng(n+1)=7.533758e-002;
n=414; farx(n+1)=4.043173e-003; foe(n+1)=1.337961e+000; krok(n+1)=2.388128e+000; ng(n+1)=6.650498e-002;
n=415; farx(n+1)=4.036015e-003; foe(n+1)=1.341844e+000; krok(n+1)=5.184351e+000; ng(n+1)=1.595934e-001;
n=416; farx(n+1)=4.028563e-003; foe(n+1)=1.313760e+000; krok(n+1)=3.907661e+000; ng(n+1)=2.268048e-001;
n=417; farx(n+1)=4.024850e-003; foe(n+1)=1.299584e+000; krok(n+1)=1.441640e+000; ng(n+1)=9.335894e-002;
n=418; farx(n+1)=4.020373e-003; foe(n+1)=1.300903e+000; krok(n+1)=1.435731e+000; ng(n+1)=4.207745e-001;
n=419; farx(n+1)=4.016738e-003; foe(n+1)=1.296202e+000; krok(n+1)=1.829080e+000; ng(n+1)=2.456528e-001;
n=420; farx(n+1)=4.014274e-003; foe(n+1)=1.307728e+000; krok(n+1)=1.800219e+000; ng(n+1)=2.099832e-001;
n=421; farx(n+1)=4.010875e-003; foe(n+1)=1.303792e+000; krok(n+1)=2.909207e+000; ng(n+1)=1.456839e-001;
n=422; farx(n+1)=4.008926e-003; foe(n+1)=1.307407e+000; krok(n+1)=1.566431e+000; ng(n+1)=3.353705e-001;
n=423; farx(n+1)=4.006209e-003; foe(n+1)=1.286403e+000; krok(n+1)=1.495995e+000; ng(n+1)=3.615744e-001;
n=424; farx(n+1)=3.998049e-003; foe(n+1)=1.276640e+000; krok(n+1)=4.821342e+000; ng(n+1)=2.627481e-001;
n=425; farx(n+1)=3.988394e-003; foe(n+1)=1.270374e+000; krok(n+1)=9.872312e-001; ng(n+1)=2.145307e-001;
%odnowa zmiennej metryki
n=426; farx(n+1)=3.985301e-003; foe(n+1)=1.272758e+000; krok(n+1)=4.837788e-005; ng(n+1)=1.006141e+000;
n=427; farx(n+1)=3.985164e-003; foe(n+1)=1.274052e+000; krok(n+1)=1.016603e-004; ng(n+1)=1.589459e-001;
n=428; farx(n+1)=3.984929e-003; foe(n+1)=1.271621e+000; krok(n+1)=6.500859e-004; ng(n+1)=9.028693e-002;
n=429; farx(n+1)=3.983858e-003; foe(n+1)=1.271986e+000; krok(n+1)=8.350786e-003; ng(n+1)=5.091653e-002;
n=430; farx(n+1)=3.982892e-003; foe(n+1)=1.278006e+000; krok(n+1)=4.331299e-002; ng(n+1)=2.400313e-002;
n=431; farx(n+1)=3.981761e-003; foe(n+1)=1.282289e+000; krok(n+1)=4.130221e-002; ng(n+1)=2.275683e-002;
n=432; farx(n+1)=3.980010e-003; foe(n+1)=1.273726e+000; krok(n+1)=9.282613e-002; ng(n+1)=2.203180e-002;
n=433; farx(n+1)=3.978841e-003; foe(n+1)=1.280524e+000; krok(n+1)=2.768352e-002; ng(n+1)=3.488185e-002;
n=434; farx(n+1)=3.976525e-003; foe(n+1)=1.291014e+000; krok(n+1)=1.652088e-001; ng(n+1)=1.843672e-002;
n=435; farx(n+1)=3.975638e-003; foe(n+1)=1.300029e+000; krok(n+1)=1.928435e-001; ng(n+1)=1.901169e-002;
n=436; farx(n+1)=3.974053e-003; foe(n+1)=1.291424e+000; krok(n+1)=2.625380e-001; ng(n+1)=2.269164e-002;
n=437; farx(n+1)=3.971108e-003; foe(n+1)=1.292888e+000; krok(n+1)=1.098329e+000; ng(n+1)=2.964626e-002;
n=438; farx(n+1)=3.969107e-003; foe(n+1)=1.296786e+000; krok(n+1)=1.224301e+000; ng(n+1)=1.238547e-001;
n=439; farx(n+1)=3.966470e-003; foe(n+1)=1.277598e+000; krok(n+1)=4.416412e+000; ng(n+1)=1.635913e-001;
n=440; farx(n+1)=3.962434e-003; foe(n+1)=1.277833e+000; krok(n+1)=2.648925e+000; ng(n+1)=3.146601e-001;
n=441; farx(n+1)=3.955430e-003; foe(n+1)=1.301953e+000; krok(n+1)=2.405750e+000; ng(n+1)=4.914407e-001;
n=442; farx(n+1)=3.945927e-003; foe(n+1)=1.307213e+000; krok(n+1)=3.568867e+000; ng(n+1)=1.226141e-001;
n=443; farx(n+1)=3.937563e-003; foe(n+1)=1.307849e+000; krok(n+1)=4.966524e-001; ng(n+1)=1.113457e+000;
n=444; farx(n+1)=3.933087e-003; foe(n+1)=1.319448e+000; krok(n+1)=3.693268e-001; ng(n+1)=3.375780e-001;
n=445; farx(n+1)=3.928990e-003; foe(n+1)=1.328072e+000; krok(n+1)=6.088496e-001; ng(n+1)=3.392401e-001;
n=446; farx(n+1)=3.925859e-003; foe(n+1)=1.330734e+000; krok(n+1)=1.045307e+000; ng(n+1)=5.102264e-001;
n=447; farx(n+1)=3.918190e-003; foe(n+1)=1.355079e+000; krok(n+1)=2.315580e+000; ng(n+1)=1.947100e-001;
n=448; farx(n+1)=3.907673e-003; foe(n+1)=1.349851e+000; krok(n+1)=1.355546e+000; ng(n+1)=5.355430e-001;
n=449; farx(n+1)=3.895803e-003; foe(n+1)=1.351009e+000; krok(n+1)=6.930078e-001; ng(n+1)=1.079015e+000;
n=450; farx(n+1)=3.890790e-003; foe(n+1)=1.373538e+000; krok(n+1)=3.867248e-001; ng(n+1)=6.089610e-001;
%odnowa zmiennej metryki
n=451; farx(n+1)=3.889758e-003; foe(n+1)=1.364173e+000; krok(n+1)=7.130722e-005; ng(n+1)=4.265403e-001;
n=452; farx(n+1)=3.889390e-003; foe(n+1)=1.362326e+000; krok(n+1)=1.098766e-004; ng(n+1)=2.265009e-001;
n=453; farx(n+1)=3.888709e-003; foe(n+1)=1.359939e+000; krok(n+1)=2.426039e-004; ng(n+1)=1.955404e-001;
n=454; farx(n+1)=3.886895e-003; foe(n+1)=1.361317e+000; krok(n+1)=1.360507e-002; ng(n+1)=3.757224e-002;
n=455; farx(n+1)=3.886511e-003; foe(n+1)=1.364204e+000; krok(n+1)=5.213103e-002; ng(n+1)=1.396391e-002;
n=456; farx(n+1)=3.886149e-003; foe(n+1)=1.361195e+000; krok(n+1)=3.550149e-002; ng(n+1)=1.533002e-002;
n=457; farx(n+1)=3.884750e-003; foe(n+1)=1.359048e+000; krok(n+1)=1.248868e-001; ng(n+1)=1.591394e-002;
n=458; farx(n+1)=3.880995e-003; foe(n+1)=1.351450e+000; krok(n+1)=4.284718e-002; ng(n+1)=4.378748e-002;
n=459; farx(n+1)=3.876896e-003; foe(n+1)=1.332556e+000; krok(n+1)=3.839848e-001; ng(n+1)=2.701117e-002;
n=460; farx(n+1)=3.870719e-003; foe(n+1)=1.338018e+000; krok(n+1)=1.803622e-001; ng(n+1)=5.376758e-002;
n=461; farx(n+1)=3.861690e-003; foe(n+1)=1.345225e+000; krok(n+1)=1.382959e+000; ng(n+1)=6.728355e-002;
n=462; farx(n+1)=3.854415e-003; foe(n+1)=1.357918e+000; krok(n+1)=8.610892e-001; ng(n+1)=5.895062e-002;
n=463; farx(n+1)=3.838737e-003; foe(n+1)=1.329537e+000; krok(n+1)=3.556863e-001; ng(n+1)=1.894668e-001;
n=464; farx(n+1)=3.824599e-003; foe(n+1)=1.325012e+000; krok(n+1)=1.566412e+000; ng(n+1)=5.431398e-001;
n=465; farx(n+1)=3.812505e-003; foe(n+1)=1.274926e+000; krok(n+1)=1.921526e+000; ng(n+1)=3.172908e-001;
n=466; farx(n+1)=3.800657e-003; foe(n+1)=1.256155e+000; krok(n+1)=1.280929e+000; ng(n+1)=4.664228e-001;
n=467; farx(n+1)=3.792597e-003; foe(n+1)=1.229418e+000; krok(n+1)=2.012153e+000; ng(n+1)=6.727391e-001;
n=468; farx(n+1)=3.785924e-003; foe(n+1)=1.233619e+000; krok(n+1)=1.626372e+000; ng(n+1)=3.656458e-001;
n=469; farx(n+1)=3.782564e-003; foe(n+1)=1.243789e+000; krok(n+1)=1.202388e+000; ng(n+1)=5.346979e-001;
n=470; farx(n+1)=3.778400e-003; foe(n+1)=1.239244e+000; krok(n+1)=2.970436e+000; ng(n+1)=1.331788e-001;
n=471; farx(n+1)=3.761851e-003; foe(n+1)=1.251515e+000; krok(n+1)=5.164017e+000; ng(n+1)=5.689028e-001;
n=472; farx(n+1)=3.747569e-003; foe(n+1)=1.217824e+000; krok(n+1)=1.722178e+000; ng(n+1)=6.337718e-001;
n=473; farx(n+1)=3.737389e-003; foe(n+1)=1.180817e+000; krok(n+1)=1.334919e+000; ng(n+1)=3.607881e-001;
n=474; farx(n+1)=3.729265e-003; foe(n+1)=1.197036e+000; krok(n+1)=5.344503e-001; ng(n+1)=8.348391e-001;
n=475; farx(n+1)=3.701118e-003; foe(n+1)=1.180165e+000; krok(n+1)=1.606385e+000; ng(n+1)=6.756212e-001;
%odnowa zmiennej metryki
n=476; farx(n+1)=3.699615e-003; foe(n+1)=1.188088e+000; krok(n+1)=8.799071e-005; ng(n+1)=5.316267e-001;
n=477; farx(n+1)=3.698710e-003; foe(n+1)=1.185177e+000; krok(n+1)=1.494724e-004; ng(n+1)=3.142542e-001;
n=478; farx(n+1)=3.697689e-003; foe(n+1)=1.178042e+000; krok(n+1)=1.231773e-004; ng(n+1)=3.047006e-001;
n=479; farx(n+1)=3.696036e-003; foe(n+1)=1.181803e+000; krok(n+1)=2.025137e-002; ng(n+1)=4.388815e-002;
n=480; farx(n+1)=3.694174e-003; foe(n+1)=1.192281e+000; krok(n+1)=3.112854e-002; ng(n+1)=3.946100e-002;
n=481; farx(n+1)=3.693088e-003; foe(n+1)=1.188200e+000; krok(n+1)=6.939329e-002; ng(n+1)=1.856590e-002;
n=482; farx(n+1)=3.691832e-003; foe(n+1)=1.191205e+000; krok(n+1)=3.774616e-002; ng(n+1)=2.469337e-002;
n=483; farx(n+1)=3.688429e-003; foe(n+1)=1.190732e+000; krok(n+1)=2.640812e-001; ng(n+1)=1.719813e-002;
n=484; farx(n+1)=3.686479e-003; foe(n+1)=1.182520e+000; krok(n+1)=2.191235e-002; ng(n+1)=4.672589e-002;
n=485; farx(n+1)=3.682573e-003; foe(n+1)=1.197467e+000; krok(n+1)=1.300618e-001; ng(n+1)=3.615809e-002;
n=486; farx(n+1)=3.666520e-003; foe(n+1)=1.241793e+000; krok(n+1)=7.771907e-001; ng(n+1)=7.590416e-002;
n=487; farx(n+1)=3.654753e-003; foe(n+1)=1.250363e+000; krok(n+1)=8.008859e-001; ng(n+1)=6.634749e-001;
n=488; farx(n+1)=3.627738e-003; foe(n+1)=1.198228e+000; krok(n+1)=1.854055e+000; ng(n+1)=1.300106e+000;
n=489; farx(n+1)=3.617227e-003; foe(n+1)=1.192359e+000; krok(n+1)=7.571530e-001; ng(n+1)=5.650403e-001;
n=490; farx(n+1)=3.604550e-003; foe(n+1)=1.175034e+000; krok(n+1)=8.377184e-001; ng(n+1)=1.069120e+000;
n=491; farx(n+1)=3.595094e-003; foe(n+1)=1.195241e+000; krok(n+1)=1.675028e+000; ng(n+1)=3.862259e-001;
n=492; farx(n+1)=3.589222e-003; foe(n+1)=1.194091e+000; krok(n+1)=1.034903e+000; ng(n+1)=6.919262e-001;
n=493; farx(n+1)=3.582446e-003; foe(n+1)=1.201548e+000; krok(n+1)=1.462039e+000; ng(n+1)=4.203715e-001;
n=494; farx(n+1)=3.574226e-003; foe(n+1)=1.215227e+000; krok(n+1)=1.352447e+000; ng(n+1)=5.107460e-001;
n=495; farx(n+1)=3.564308e-003; foe(n+1)=1.192696e+000; krok(n+1)=1.420334e+000; ng(n+1)=4.387664e-001;
n=496; farx(n+1)=3.549102e-003; foe(n+1)=1.196784e+000; krok(n+1)=9.429061e-001; ng(n+1)=9.554389e-001;
n=497; farx(n+1)=3.522128e-003; foe(n+1)=1.222589e+000; krok(n+1)=1.814761e+000; ng(n+1)=4.587383e-001;
n=498; farx(n+1)=3.452221e-003; foe(n+1)=1.244026e+000; krok(n+1)=1.114151e+000; ng(n+1)=1.531247e+000;
n=499; farx(n+1)=3.420726e-003; foe(n+1)=1.283298e+000; krok(n+1)=3.730916e-001; ng(n+1)=1.041345e+000;
n=500; farx(n+1)=3.393299e-003; foe(n+1)=1.302015e+000; krok(n+1)=2.762177e-001; ng(n+1)=1.928089e+000;

figure; semilogy(farx,'b'); hold on; semilogy(foe,'r'); xlabel('Iteracje'); ylabel('Earx, Eoe'); legend('Earx','Eoe'); title('Uczenie predyktora ARX');
figure; subplot(2,1,1); semilogy(krok); xlabel('Iteracje'); ylabel('Krok');
subplot(2,1,2); semilogy(ng); xlabel('Iteracje'); ylabel('Norma gradientu');
Earx=farx(n+1)
Eoe=foe(n+1)
